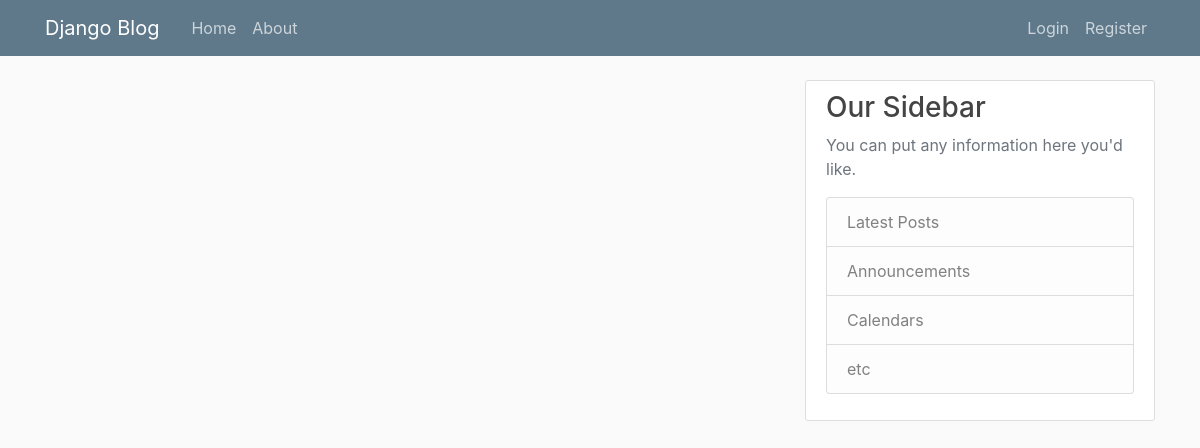
The app's page /, older data.
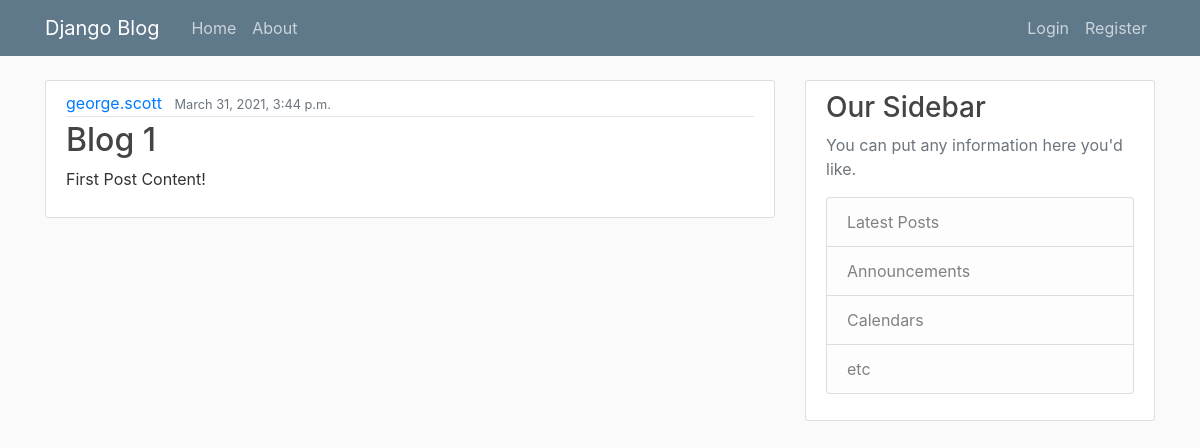
The same page, newer data.
### blog/models.py (models this page shows, shortened)
class Post(
    models.Model
):  # each class will be its own table (Model) in the database via this inheritance
    title = models.CharField(max_length=100)  # CharField representes a string field
    content = models.TextField()
    date_posted = models.DateTimeField(default=timezone.now)
    author = models.ForeignKey(
        User, on_delete=models.CASCADE
    )  # the on_delete argument is stating that if the user of a post is deleted, their posts should be deleted as well

### blog/views.py (the view)
# urls.py: path("", views.home, name="blog-home"),
def home(request):
    context = {"posts": Post.objects.all()}
    return render(request, "blog/home.html", context)

### blog/templates/blog/home.html
{% extends "blog/base.html" %}
{% block content %}
    {% for post in posts%}
    <article class="media content-section">
        <div class="media-body">
          <div class="article-metadata">
            <a class="mr-2" href="#">{{ post.author }}</a>
            <small class="text-muted">{{ post.date_posted }}</small>
          </div>
          <h2><a class="article-title" href="#">{{ post.title }}</a></h2>
          <p class="article-content">{{ post.content }}</p>
        </div>
      </article>
    {% endfor %}
{% endblock %}

Row changes from the older to the newer data that the page shows:
added Post: author "george.scott", date_posted "March 31, 2021, 3:44 p.m.", title "Blog 1", content "First Post Content!"
